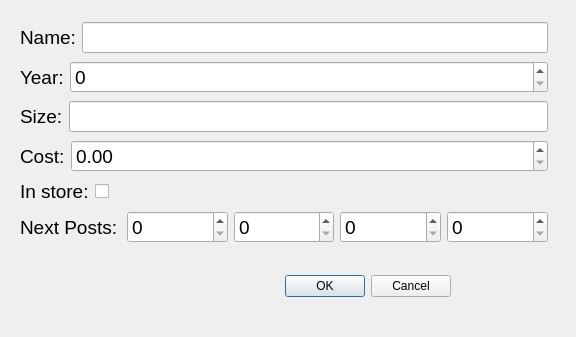
<?xml version="1.0" encoding="UTF-8"?>
<ui version="4.0">
 <class>StructInputDialog</class>
 <widget class="QDialog" name="StructInputDialog">
  <property name="geometry">
   <rect>
    <x>0</x>
    <y>0</y>
    <width>576</width>
    <height>337</height>
   </rect>
  </property>
  <property name="windowTitle">
   <string>Input Dialog</string>
  </property>
  <widget class="QDialogButtonBox" name="buttonBox">
   <property name="geometry">
    <rect>
     <x>110</x>
     <y>270</y>
     <width>341</width>
     <height>32</height>
    </rect>
   </property>
   <property name="orientation">
    <enum>Qt::Horizontal</enum>
   </property>
   <property name="standardButtons">
    <set>QDialogButtonBox::Cancel|QDialogButtonBox::Ok</set>
   </property>
  </widget>
  <widget class="QWidget" name="layoutWidget">
   <property name="geometry">
    <rect>
     <x>20</x>
     <y>20</y>
     <width>528</width>
     <height>225</height>
    </rect>
   </property>
   <property name="font">
    <font>
     <pointsize>14</pointsize>
    </font>
   </property>
   <layout class="QVBoxLayout" name="verticalLayout">
    <item>
     <layout class="QHBoxLayout" name="horizontalLayout">
      <item>
       <widget class="QLabel" name="label">
        <property name="font">
         <font>
          <pointsize>14</pointsize>
         </font>
        </property>
        <property name="text">
         <string>Name:</string>
        </property>
       </widget>
      </item>
      <item>
       <widget class="QLineEdit" name="lineEdit">
        <property name="font">
         <font>
          <pointsize>14</pointsize>
         </font>
        </property>
        <property name="maxLength">
         <number>15</number>
        </property>
       </widget>
      </item>
     </layout>
    </item>
    <item>
     <layout class="QHBoxLayout" name="horizontalLayout_2">
      <item>
       <widget class="QLabel" name="label_2">
        <property name="sizePolicy">
         <sizepolicy hsizetype="Minimum" vsizetype="Preferred">
          <horstretch>0</horstretch>
          <verstretch>0</verstretch>
         </sizepolicy>
        </property>
        <property name="font">
         <font>
          <pointsize>14</pointsize>
         </font>
        </property>
        <property name="text">
         <string>Year:</string>
        </property>
       </widget>
      </item>
      <item>
       <widget class="QSpinBox" name="spinBox">
        <property name="sizePolicy">
         <sizepolicy hsizetype="Expanding" vsizetype="Fixed">
          <horstretch>0</horstretch>
          <verstretch>0</verstretch>
         </sizepolicy>
        </property>
        <property name="font">
         <font>
          <pointsize>14</pointsize>
         </font>
        </property>
        <property name="minimum">
         <number>0</number>
        </property>
        <property name="maximum">
         <number>9999</number>
        </property>
       </widget>
      </item>
     </layout>
    </item>
    <item>
     <layout class="QHBoxLayout" name="horizontalLayout_3">
      <item>
       <widget class="QLabel" name="label_3">
        <property name="font">
         <font>
          <pointsize>14</pointsize>
         </font>
        </property>
        <property name="text">
         <string>Size:</string>
        </property>
       </widget>
      </item>
      <item>
       <widget class="QLineEdit" name="lineEdit_2">
        <property name="font">
         <font>
          <pointsize>14</pointsize>
         </font>
        </property>
        <property name="maxLength">
         <number>1</number>
        </property>
       </widget>
      </item>
     </layout>
    </item>
    <item>
     <layout class="QHBoxLayout" name="horizontalLayout_4">
      <item>
       <widget class="QLabel" name="label_4">
        <property name="sizePolicy">
         <sizepolicy hsizetype="Minimum" vsizetype="Preferred">
          <horstretch>0</horstretch>
          <verstretch>0</verstretch>
         </sizepolicy>
        </property>
        <property name="font">
         <font>
          <pointsize>14</pointsize>
         </font>
        </property>
        <property name="text">
         <string>Cost:</string>
        </property>
       </widget>
      </item>
      <item>
       <widget class="QDoubleSpinBox" name="doubleSpinBox">
        <property name="sizePolicy">
         <sizepolicy hsizetype="Expanding" vsizetype="Fixed">
          <horstretch>0</horstretch>
          <verstretch>0</verstretch>
         </sizepolicy>
        </property>
        <property name="font">
         <font>
          <pointsize>14</pointsize>
         </font>
        </property>
       </widget>
      </item>
     </layout>
    </item>
    <item>
     <layout class="QHBoxLayout" name="horizontalLayout_5">
      <item>
       <widget class="QLabel" name="label_5">
        <property name="sizePolicy">
         <sizepolicy hsizetype="Minimum" vsizetype="Preferred">
          <horstretch>0</horstretch>
          <verstretch>0</verstretch>
         </sizepolicy>
        </property>
        <property name="font">
         <font>
          <pointsize>14</pointsize>
         </font>
        </property>
        <property name="text">
         <string>In store:</string>
        </property>
       </widget>
      </item>
      <item>
       <widget class="QCheckBox" name="checkBox">
        <property name="sizePolicy">
         <sizepolicy hsizetype="Expanding" vsizetype="Fixed">
          <horstretch>0</horstretch>
          <verstretch>0</verstretch>
         </sizepolicy>
        </property>
        <property name="font">
         <font>
          <pointsize>14</pointsize>
         </font>
        </property>
        <property name="text">
         <string/>
        </property>
       </widget>
      </item>
     </layout>
    </item>
    <item>
     <layout class="QHBoxLayout" name="horizontalLayout_6">
      <item>
       <widget class="QLabel" name="label_6">
        <property name="font">
         <font>
          <pointsize>14</pointsize>
         </font>
        </property>
        <property name="text">
         <string>Next Posts:</string>
        </property>
       </widget>
      </item>
      <item>
       <widget class="QSpinBox" name="spinBox_2">
        <property name="font">
         <font>
          <pointsize>14</pointsize>
         </font>
        </property>
        <property name="minimum">
         <number>0</number>
        </property>
        <property name="maximum">
         <number>9999</number>
        </property>
        <property name="value">
         <number>0</number>
        </property>
       </widget>
      </item>
      <item>
       <widget class="QSpinBox" name="spinBox_3">
        <property name="font">
         <font>
          <pointsize>14</pointsize>
         </font>
        </property>
        <property name="minimum">
         <number>0</number>
        </property>
        <property name="maximum">
         <number>9999</number>
        </property>
        <property name="value">
         <number>0</number>
        </property>
       </widget>
      </item>
      <item>
       <widget class="QSpinBox" name="spinBox_4">
        <property name="font">
         <font>
          <pointsize>14</pointsize>
         </font>
        </property>
        <property name="minimum">
         <number>0</number>
        </property>
        <property name="maximum">
         <number>9999</number>
        </property>
        <property name="value">
         <number>0</number>
        </property>
       </widget>
      </item>
      <item>
       <widget class="QSpinBox" name="spinBox_5">
        <property name="font">
         <font>
          <pointsize>14</pointsize>
         </font>
        </property>
        <property name="minimum">
         <number>0</number>
        </property>
        <property name="maximum">
         <number>9999</number>
        </property>
        <property name="value">
         <number>0</number>
        </property>
       </widget>
      </item>
     </layout>
    </item>
   </layout>
  </widget>
 </widget>
 <resources/>
 <connections>
  <connection>
   <sender>buttonBox</sender>
   <signal>accepted()</signal>
   <receiver>StructInputDialog</receiver>
   <slot>accept()</slot>
   <hints>
    <hint type="sourcelabel">
     <x>248</x>
     <y>254</y>
    </hint>
    <hint type="destinationlabel">
     <x>157</x>
     <y>274</y>
    </hint>
   </hints>
  </connection>
  <connection>
   <sender>buttonBox</sender>
   <signal>rejected()</signal>
   <receiver>StructInputDialog</receiver>
   <slot>reject()</slot>
   <hints>
    <hint type="sourcelabel">
     <x>316</x>
     <y>260</y>
    </hint>
    <hint type="destinationlabel">
     <x>286</x>
     <y>274</y>
    </hint>
   </hints>
  </connection>
 </connections>
</ui>
